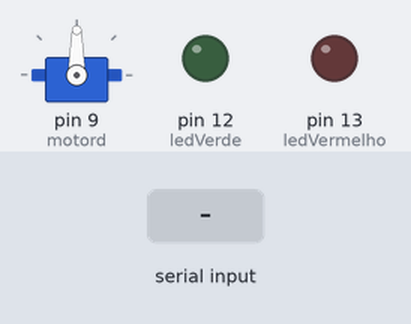
The sketch below on a simulated Arduino Uno, built with avr-gcc and run on an emulated ATmega328P. Shown: servo, output pins drawn as LEDs (lit = HIGH). The inputs (shaded band) are chosen by the test bench.

Above: at 1.2 s.
1.3 s: "1" received over Serial
At 2.9 s:
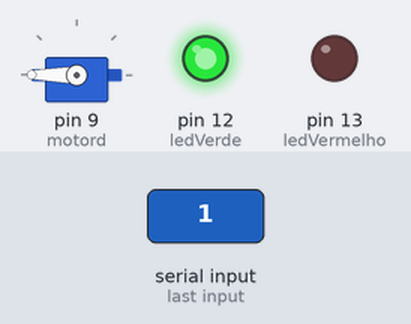
3.8 s: "0" received over Serial
At 5.9 s:
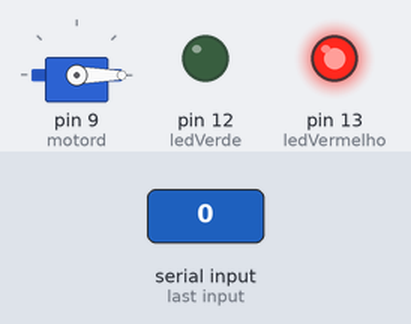
Timing chart, 0 to 7.4 s (numbered marks = the images above; inputs shaded):
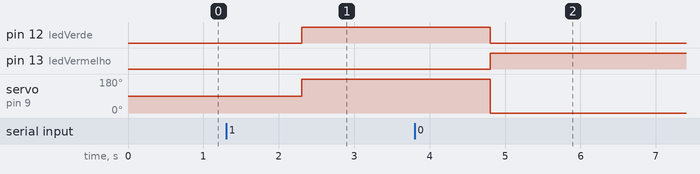

Measured:
- after the input at 1.3 s, pin 12 (ledVerde): LOW → HIGH after 1.0 s; servo on pin 9 (motord): 90° → 180° after 1.0 s
- after the input at 3.8 s, pin 12 (ledVerde): HIGH → LOW after 1.0 s; pin 13 (ledVermelho): LOW → HIGH after 1.0 s; servo on pin 9 (motord): 180° → 0° after 1.0 s

The sketch:

sketch_may20a.ino
```cpp
#include <Servo.h>

Servo motord;
int ledVerde = 12;
int ledVermelho = 13;
String comando = "";

void setup() {
  Serial.begin(9600);
  motord.attach(9);
  pinMode(ledVerde, OUTPUT);
  pinMode(ledVermelho, OUTPUT);
}

void loop() {
  if (Serial.available()) {

    comando = Serial.readString();
    comando.trim();

    if (comando == "1") {
      // Abre a cancela
      motord.write(180);
      digitalWrite(ledVermelho, LOW);
      digitalWrite(ledVerde, HIGH);

    } else if (comando == "0") {
      // Fecha a cancela
      motord.write(0);
      digitalWrite(ledVerde, LOW);
      digitalWrite(ledVermelho, HIGH);
    }
  }
}
```
